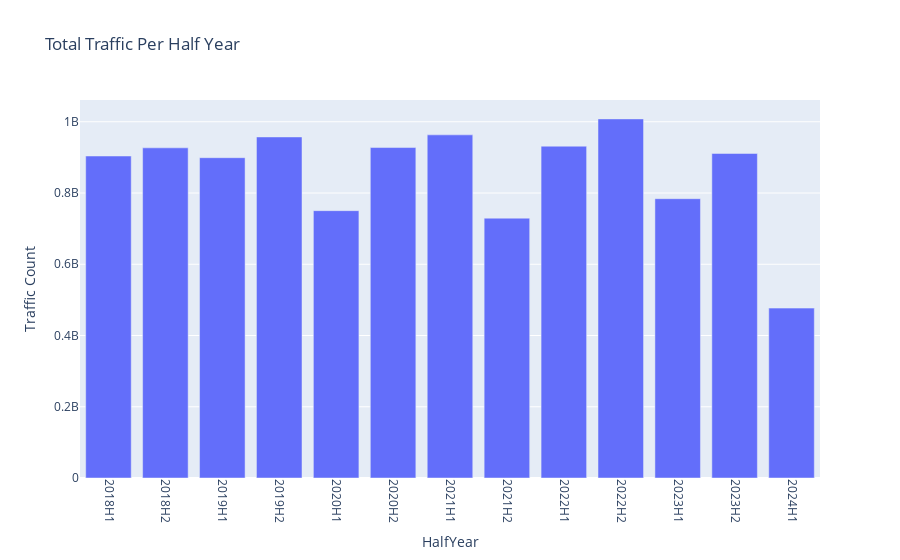

Write notebook code for a chart like this one.
### Markdown cell above
The crashes dataset doesn't reveal the exact dates of the accidents, but only the year and financial year in which each accident happened. From this information, we will later find in which half of each year each accident happened. To join the traffic information to the crashes dataset, we aggregate the traffic volume to half annual level.

### Code cell
# Total traffic for each half year
total_half_year_traffic = agg_daily_traffic_volume.groupby('HalfYear')['Traffic Count'].sum().reset_index()
fig = px.bar(total_half_year_traffic, x='HalfYear', y='Traffic Count', 
              title='Total Traffic Per Half Year')
fig.update_layout(
    xaxis=dict(
        tickmode='linear',
        tick0=min(total_half_year_traffic['HalfYear']),
        dtick=1,
        tickangle=90
    )
)
fig.show()

### Figure 1 — Plotly figure (JSON) as saved in the notebook; plotly's stock layout.template omitted (floating-point values rounded to 4 significant figures)
{"data": [{"alignmentgroup": "True", "hovertemplate": "HalfYear=%{x}<br>Traffic Count=%{y}<extra></extra>", "legendgroup": "", "marker": {"color": "#636efa", "pattern": {"shape": ""}}, "name": "", "offsetgroup": "", "orientation": "v", "showlegend": false, "textposition": "auto", "type": "bar", "x": ["2018H1", "2018H2", "2019H1", "2019H2", "2020H1", "2020H2", "2021H1", "2021H2", "2022H1", "2022H2", "2023H1", "2023H2", "2024H1"], "xaxis": "x", "y": [903951402, 926885849, 899172895, 957457760, 750466363, 927699655, 963280881, 729406638, 931500873, 1008096619, 784081873, 911080134, 476939803], "yaxis": "y"}], "layout": {"barmode": "relative", "legend": {"tracegroupgap": 0}, "title": {"text": "Total Traffic Per Half Year"}, "xaxis": {"anchor": "y", "domain": [0, 1], "dtick": 1, "tick0": "2018H1", "tickangle": 90, "tickmode": "linear", "title": {"text": "HalfYear"}}, "yaxis": {"anchor": "x", "domain": [0, 1], "title": {"text": "Traffic Count"}}}}
